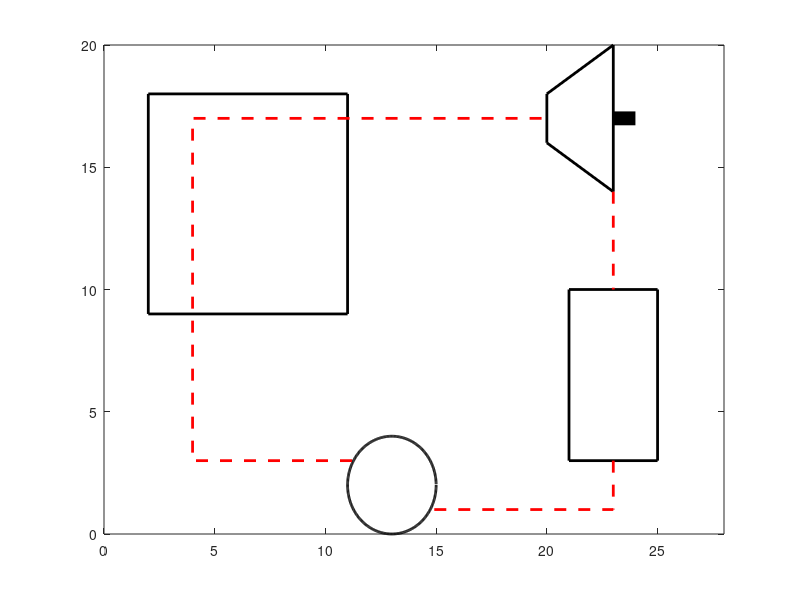

Recreate this plot in MATLAB. (Note: this script raises an error after producing the figure.)
function RankineDrawing
% Boiler
Bx = [2 2 11 11 2];
By = [9 18 18 9 9];

% Turbine 
T1x = [20 20 23 23 20];
T1y = [16 18 20 14 16];

% Condenser
Cx = [21 25 25 21 21];
Cy = [10 10 3 3 10];

% Pump
R = 2;
x0 = 13; y0 = 2;
for theta = 1 : 360 
    Px(theta) = x0 + R * cosd(theta);
    Py(theta) = y0 + R * sind(theta);
end

% From Pump to Turbine  Way
PTx = [11.2 4 4 20];
PTy = [3 3 17 17];

% From Turbine to Condenser
TCx = [23 23];
TCy = [14 10];

% From Condenser to Pump
CPx = [23 23 14.8];
CPy = [3 1 1];

% Connection between Turbines

con2x = [23 24];
con2y = [17 17];
arrowturbinex = [24 25 24 24];
arrowturbiney = [17.5 17 16.5 17.5];

% Arrows
A1x = [13.5 14 13.5]; A1y = [17.5 17 16.5];
A4x = [22.5 23 23.5]; A4y = [11.5 11 11.5];
A5x = [16.5 16 16.5]; A5y = [1.5 1 0.5];
A6x = [3.5 4 4.5]   ; A6y = [5.5 6 5.5];

% Plotting
plot(Bx,By,'k','linewidth',2);
hold on;
plot(T1x,T1y,'k','linewidth',2);
plot(Cx,Cy,'k','linewidth',2);
plot(Px,Py,'k','linewidth',2);
plot(PTx,PTy,'--r','linewidth',2);
plot(TCx,TCy,'--r','linewidth',2);
plot(CPx,CPy,'--r','linewidth',2);
plot(con2x,con2y,'k','linewidth',10);
% plot(A1x,A1y,'r','linewidth',3);
% plot(A4x,A4y,'r','linewidth',3);
% plot(A5x,A5y,'r','linewidth',3);
% plot(A6x,A6y,'r','linewidth',3);
% plot(arrowturbinex,arrowturbiney,'k','linewidth',3);
axis([0 28 0 20])
text(14,17.2,'\rightarrow','FontSize',28,'FontWeight','demi');
text(22.4,11,'\downarrow','FontSize',28,'FontWeight','demi');
text(16,1.2,'\leftarrow','FontSize',28,'FontWeight','demi');
text(3.4,6,'\uparrow','FontSize',28,'FontWeight','demi');
text(22.5,9.5,'Condenser','FontSize',14,'rotation',270,'FontWeight','demi','fontname','calibri');
text(11.5,2,'Pump','FontSize',14,'FontWeight','demi','fontname','calibri');
text(3,17.8,'Steam Generator','FontSize',14,'rotation',270,'FontWeight','demi','fontname','calibri');
text(25,17,'Turbine','FontSize',14,'FontWeight','demi','fontname','calibri');
text(A1x(2),A1y(2)+1,'1','FontSize',12,'FontWeight','demi','fontname','calibri');
text(A4x(2)+1,A4y(2)+0.5,'2','FontSize',12,'FontWeight','demi','fontname','calibri');
text(A5x(2),A5y(2)+1,'3','FontSize',12,'FontWeight','demi','fontname','calibri');
text(A6x(2)-1,A6y(2),'4','FontSize',12,'FontWeight','demi','fontname','calibri');